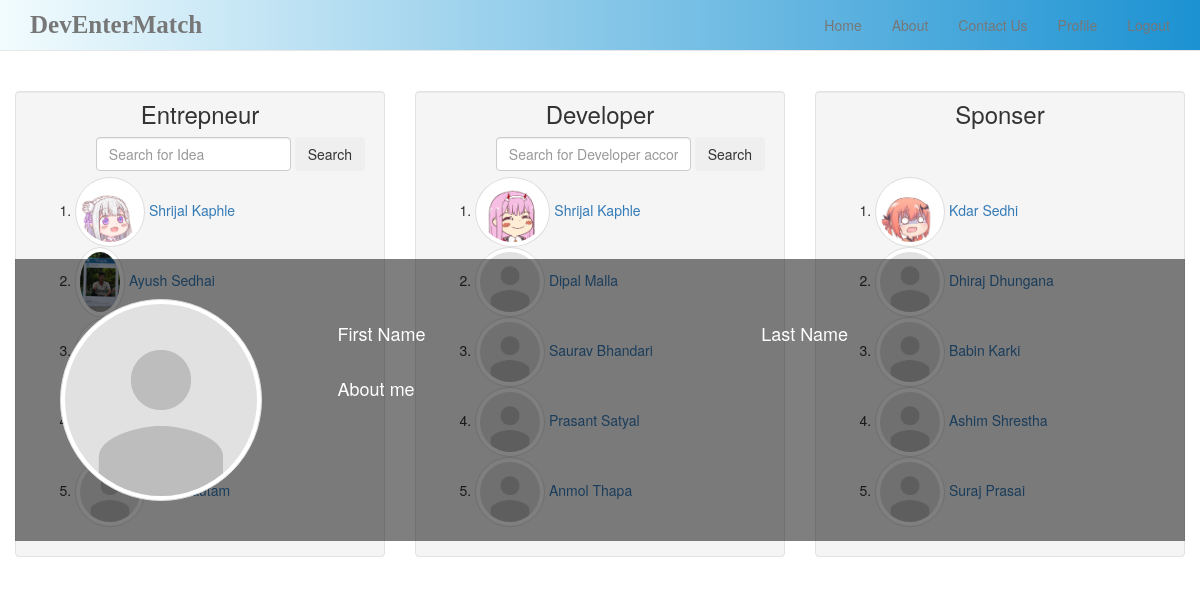
The app's page /home_view.php (signed in) with its own data.
### tables this page shows
CREATE TABLE `user` (
  `id` int(11) NOT NULL,
  `username` varchar(50) NOT NULL,
  `email` varchar(50) NOT NULL,
  `password` varchar(50) NOT NULL,
  `role` varchar(50) NOT NULL
);

CREATE TABLE `user_details` (
  `id` int(11) NOT NULL,
  `uid` int(11) NOT NULL,
  `fname` varchar(50) NOT NULL,
  `lname` varchar(50) NOT NULL,
  `organization` varchar(50) NOT NULL,
  `idea` varchar(50) NOT NULL,
  `phone` varchar(50) NOT NULL,
  `description` varchar(100) NOT NULL,
  `skill` varchar(500) NOT NULL,
  `github` varchar(100) NOT NULL,
  `linkedin` varchar(100) NOT NULL,
  `image` varchar(100) NOT NULL
);

### home_view.php (the view, shortened to what this page needs)
<?php
	include 'layout/header.php';
  	$pid = $_GET['id'];
  	$query0  = "SELECT * FROM user_details where id = '$pid'";
  	$result0 = mysqli_query($conn, $query0);
  	$row0 = mysqli_fetch_assoc($result0);
?>
<div class="margin"></div>
<div class="container-fluid">
	<div class="row">
		<div class="col-md-4">
			<div class="well">
				<h3 class="text-center">Entrepneur</h3>
				<form class="form-inline" style="float: right">
					<input type="text" name="searchDeveloper" class="form-control" placeholder="Search for Idea" alt="Search for Idea">
					<button class="btn" name="search">Search</button>
				</form>
				<br><br>
				<ol>
					<?php
						$query1 = "SELECT * FROM user WHERE role = 'entrepneur'";
						$result1 = mysqli_query($conn,$query1);
						while($row1 = mysqli_fetch_assoc($result1)) {
							$id = $row1['id'];
							$query2 = "SELECT * FROM user_details WHERE uid = '$id'";
							$result2 = mysqli_query($conn,$query2);
							$row2 = mysqli_fetch_assoc($result2);
					?>
					<li><a href="home_view.php?id=<?php echo($row2['id']) ?>" onclick="on()">
						<?php
							if ($row2['image'] != NULL) {
						?>
								<img src="user_image/<?php echo($row2['image']) ?>" style="height: 70px" class="avatar img-circle img-thumbnail" alt="avatar">
						<?php
							} else {
						?>
								<img src="user_image/default.png" style="height: 70px" class="avatar img-circle img-thumbnail" alt="avatar">
						<?php
							}
							 echo $row2['fname']." ".$row2['lname'];?>
						</a>
					</li>
				<?php } ?>
				</ol>
			</div>
		</div>
		<div class="col-md-4">
			<div class="well">
				<h3 class="text-center">Developer</h3>
				<form class="form-inline" style="float: right">
					<input type="text" name="searchDeveloper" class="form-control" placeholder="Search for Developer according to Skills" alt="Search for Developer according to Skills">
					<button class="btn" name="search">Search</button>
				</form>
				<br><br>
				<ol>
					<?php
						$query3 = "SELECT * FROM user WHERE role = 'developer'";
						$result3 = mysqli_query($conn,$query3);
						while($row3 = mysqli_fetch_assoc($result3)) {
							$id = $row3['id'];
							$query4 = "SELECT * FROM user_details WHERE uid = '$id'";
							$result4 = mysqli_query($conn,$query4);
							$row4 = mysqli_fetch_assoc($result4);
					?>
					<li><a href="home_view.php?id=<?php echo($row4['id']) ?>" onclick="on()">
						<?php
							if ($row4['image'] != NULL) {
						?>
								<img src="user_image/<?php echo($row4['image']) ?>" style="height: 70px" class="avatar img-circle img-thumbnail" alt="avatar">
						<?php
							} else {
						?>
								<img src="user_image/default.png" style="height: 70px" class="avatar img-circle img-thumbnail" alt="avatar">
						<?php
							}
							 echo $row4['fname']." ".$row4['lname'];?>
						</a>
					</li>
				<?php } ?>
				</ol>
			</div>
		</div>
		<div class="col-md-4">
			<div class="well">
				<h3 class="text-center">Sponser</h3>
				<br><br>
				<ol>
					<?php
						$query5 = "SELECT * FROM user WHERE role = 'sponser'";
						$result5 = mysqli_query($conn,$query5);
						while($row5 = mysqli_fetch_assoc($result5)) {
							$id = $row5['id'];
							$query6 = "SELECT * FROM user_details WHERE uid = '$id'";
							$result6 = mysqli_query($conn,$query6);
							$row6 = mysqli_fetch_assoc($result6);
					?>
					<li><a href="home_view.php?id=<?php echo($row6['id']) ?>" onclick="on()">
						<?php
							if ($row6['image'] != NULL) {
						?>
								<img src="user_image/<?php echo($row6['image']) ?>" style="height: 70px" class="avatar img-circle img-thumbnail" alt="avatar">
						<?php
							} else {
						?>
								<img src="user_image/default.png" style="height: 70px" class="avatar img-circle img-thumbnail" alt="avatar">
						<?php
							}
							 echo $row6['fname']." ".$row6['lname'];?>
						</a>
					</li>
				<?php } ?>
				</ol>
			</div>
		</div>
	</div>
</div>
<div id='overlay' onclick="off()">
	<div class="container bootstrap snippet">
		<div class="row">
			<div class="col-sm-3">
				<div class="margin"></div>
				<div class="text-center">
					<?php
						if ($row0['image'] != NULL) {
					?>
							<img src="user_image/<?php echo($row0['image']) ?>" class="avatar img-circle img-thumbnail" alt="avatar">
					<?php
						} else {
					?>
							<img src="user_image/default.png" class="avatar img-circle img-thumbnail" alt="avatar">
					<?php
						}
					?>
				</div>
			</div>
			<div class="col-sm-9">
				<div class="margin"></div>
				<div class="tab-content">
				<div class="form-group">
        		<div class="col-xs-6">
            		<label for="first_name"><h4>First Name</h4></label>
        		</div>
    		<div class="form-group">
        		<div class="col-xs-6">
            		<label for="last_name"><h4>Last Name</h4></label>
        		</div>
    		</div>
    		<div class="form-group">
        		<div class="col-xs-6">
            		<label for="last_name"><h4>About me</h4></label>
        		</div>
    		</div>
    	</div>
    </div>
</div>
</div>
<div class="margin"></div>
</div>

### css/style.css (style rules this page uses)
.well > h3 { margin-top: -10px; }
.well { padding-bottom: -7px !important; }

### layout/header.php (style rules this page uses)
.margin { height: 40px; }

### home_view.php (style rules this page uses)
#overlay { position: absolute; transform: translate(-50%, -50%); top: 50%; left: 50%; background-color: rgba(0,0,0,0.5); z-index: 2; cursor: pointer; color: white; }

### records on screen
user: user_details.image (picture), user_details.fname "Shrijal", user_details.lname "Kaphle"
user: user_details.image (picture), user_details.fname "Ayush", user_details.lname "Sedhai"
user: user_details.image (picture), user_details.fname "Shrijal", user_details.lname "Kaphle"
user: user_details.fname "Dipal", user_details.lname "Malla"
user: user_details.fname "Saurav", user_details.lname "Bhandari"
user: user_details.fname "Prasant", user_details.lname "Satyal"
user: user_details.fname "Anmol", user_details.lname "Thapa"
user: user_details.image (picture), user_details.fname "Kdar", user_details.lname "Sedhi"
user: user_details.fname "Dhiraj", user_details.lname "Dhungana"
user: user_details.fname "Babin", user_details.lname "Karki"
user: user_details.fname "Ashim", user_details.lname "Shrestha"
user: user_details.fname "Suraj", user_details.lname "Prasai"
